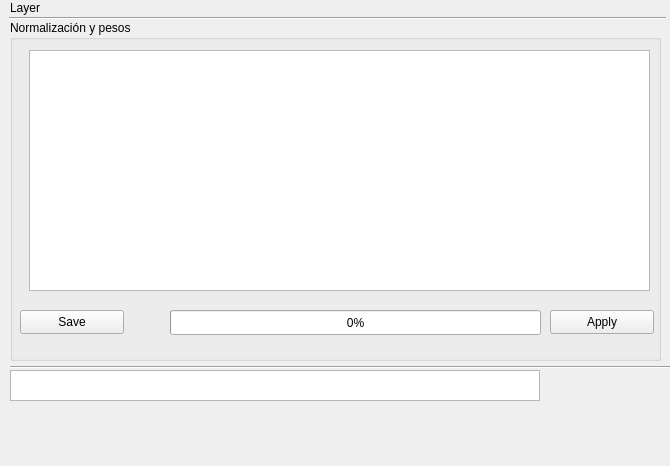
     <widget class="QWidget" name="SocialQTBox">
      <property name="geometry">
       <rect>
        <x>0</x>
        <y>0</y>
        <width>670</width>
        <height>466</height>
       </rect>
      </property>
      <attribute name="label">
       <string>C Movilidad Urbana</string>
      </attribute>
      <widget class="Line" name="line_12">
       <property name="geometry">
        <rect>
         <x>10</x>
         <y>360</y>
         <width>660</width>
         <height>15</height>
        </rect>
       </property>
       <property name="orientation">
        <enum>Qt::Horizontal</enum>
       </property>
      </widget>
      <widget class="QTextEdit" name="SocTEdit">
       <property name="geometry">
        <rect>
         <x>10</x>
         <y>370</y>
         <width>530</width>
         <height>31</height>
        </rect>
       </property>
       <property name="sizePolicy">
        <sizepolicy hsizetype="Expanding" vsizetype="Preferred">
         <horstretch>0</horstretch>
         <verstretch>2</verstretch>
        </sizepolicy>
       </property>
      </widget>
      <widget class="QLabel" name="EcoLbl_2">
       <property name="geometry">
        <rect>
         <x>10</x>
         <y>0</y>
         <width>51</width>
         <height>16</height>
        </rect>
       </property>
       <property name="text">
        <string>Layer     </string>
       </property>
      </widget>
      <widget class="QLabel" name="SocMapNameLbl">
       <property name="geometry">
        <rect>
         <x>88</x>
         <y>6</y>
         <width>431</width>
         <height>16</height>
        </rect>
       </property>
       <property name="font">
        <font>
         <family>MS Shell Dlg 2</family>
         <pointsize>10</pointsize>
         <weight>9</weight>
         <italic>true</italic>
         <bold>false</bold>
        </font>
       </property>
       <property name="textFormat">
        <enum>Qt::AutoText</enum>
       </property>
      </widget>
      <widget class="Line" name="line_13">
       <property name="geometry">
        <rect>
         <x>9</x>
         <y>10</y>
         <width>657</width>
         <height>16</height>
        </rect>
       </property>
       <property name="orientation">
        <enum>Qt::Horizontal</enum>
       </property>
      </widget>
      <widget class="QGroupBox" name="groupBox_9">
       <property name="geometry">
        <rect>
         <x>10</x>
         <y>20</y>
         <width>651</width>
         <height>341</height>
        </rect>
       </property>
       <property name="title">
        <string>Normalización y pesos</string>
       </property>
       <widget class="QPushButton" name="SocGetWeightBtn">
        <property name="enabled">
         <bool>true</bool>
        </property>
        <property name="geometry">
         <rect>
          <x>540</x>
          <y>290</y>
          <width>104</width>
          <height>24</height>
         </rect>
        </property>
        <property name="text">
         <string>Apply</string>
        </property>
       </widget>
       <widget class="QTableWidget" name="SocWeighTableWidget">
        <property name="geometry">
         <rect>
          <x>19</x>
          <y>30</y>
          <width>621</width>
          <height>241</height>
         </rect>
        </property>
        <property name="sizePolicy">
         <sizepolicy hsizetype="Expanding" vsizetype="Maximum">
          <horstretch>0</horstretch>
          <verstretch>0</verstretch>
         </sizepolicy>
        </property>
        <property name="acceptDrops">
         <bool>false</bool>
        </property>
        <property name="dragEnabled">
         <bool>true</bool>
        </property>
        <property name="dragDropMode">
         <enum>QAbstractItemView::DragDrop</enum>
        </property>
        <property name="gridStyle">
         <enum>Qt::DotLine</enum>
        </property>
        <property name="rowCount">
         <number>0</number>
        </property>
        <attribute name="horizontalHeaderCascadingSectionResizes">
         <bool>false</bool>
        </attribute>
        <attribute name="verticalHeaderCascadingSectionResizes">
         <bool>false</bool>
        </attribute>
        <attribute name="verticalHeaderHighlightSections">
         <bool>true</bool>
        </attribute>
        <attribute name="verticalHeaderStretchLastSection">
         <bool>true</bool>
        </attribute>
       </widget>
       <widget class="QProgressBar" name="SocProgressBar">
        <property name="geometry">
         <rect>
          <x>160</x>
          <y>290</y>
          <width>371</width>
          <height>25</height>
         </rect>
        </property>
        <property name="value">
         <number>0</number>
        </property>
       </widget>
       <widget class="QPushButton" name="SocSaveCfgBtn">
        <property name="geometry">
         <rect>
          <x>10</x>
          <y>290</y>
          <width>104</width>
          <height>24</height>
         </rect>
        </property>
        <property name="text">
         <string>Save</string>
        </property>
       </widget>
      </widget>
     </widget>
